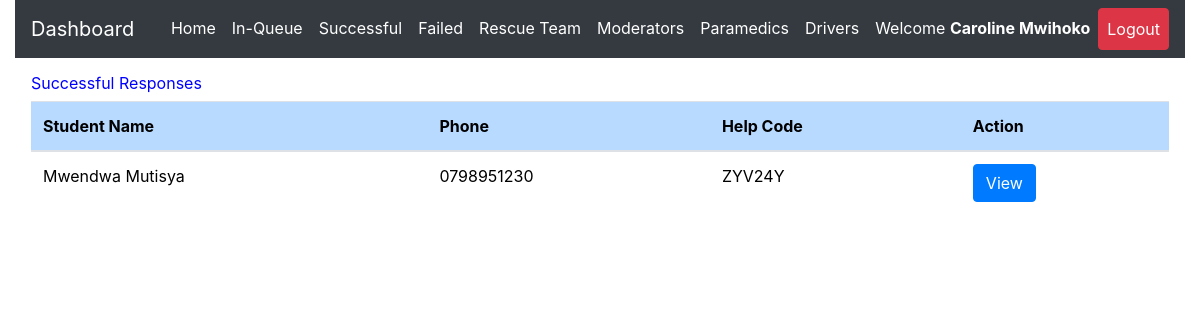
/admin/successful.php (signed in), run on an earlier commit of the app's database.
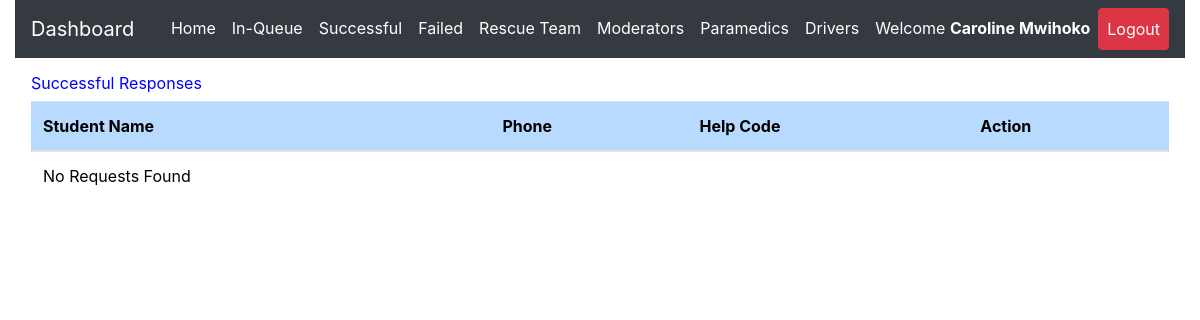
And on a later commit of the database.
### tables this page shows
CREATE TABLE `request_status` (
  `id` int(11) NOT NULL,
  `helpID` varchar(50) NOT NULL,
  `ip_address` varchar(100) NOT NULL,
  `request_latitude` varchar(50) NOT NULL,
  `request_longitude` varchar(50) NOT NULL,
  `status` varchar(50) DEFAULT 'Pending',
  `admNo` varchar(255) NOT NULL,
  `timestamp` datetime NOT NULL DEFAULT current_timestamp()
);

CREATE TABLE `student_details` (
  `regNum` varchar(255) NOT NULL,
  `firstname` varchar(255) NOT NULL,
  `lastname` varchar(255) NOT NULL,
  `emailaddress` varchar(255) NOT NULL,
  `phonenumber` varchar(15) NOT NULL,
  `password` varchar(255) NOT NULL,
  `date` datetime NOT NULL DEFAULT current_timestamp()
);

### admin/successful.php (the view, shortened to what this page needs)
<?php
include 'server.php';
?>
<!DOCTYPE html>
<html lang="en">
<?php include './includes/header.php'; ?>
  <body>
    <?php include './includes/navbar.php'; ?>
  <div class="row m-3">
    <div class="col-md-12">
<div class="table-responsive-lg">
    <table class="table" style='color:black; font-weight:normal'>
        <thead>
          <h6  style='color:blue; font-weight:normal'>
          Successful Responses</h6>
            <tr >
              <th scope="col" class="table-primary">Student Name</th>
              <th scope="col" class="table-primary">Phone</th>
              <th scope="col" class="table-primary">Help Code</th>
              <th scope="col" class="table-primary">Action</th>
            </tr>
          </thead>
          <tbody>
    <?php
    if($_SESSION['admin_id']){
        $data_fetch_query = "SELECT request_status.id, request_status.helpID,request_status.status,
        request_status.admNo,request_status.timestamp,student_details.regNum,student_details.regNum,
        student_details.firstname,student_details.lastname,student_details.phonenumber
        FROM request_status
        INNER JOIN student_details ON request_status.admNo = student_details.regNum  WHERE request_status.status ='Successful' order by request_status.timestamp DESC;";
        $data_result = mysqli_query($db, $data_fetch_query);
        if ($data_result->num_rows > 0){
            while($row = $data_result->fetch_assoc()) {
            $help_code=$row["helpID"];
        echo "<tr> <td>" .$row["firstname"]. " ".$row["lastname"]. "</td>";
        echo "<td>" .$row["phonenumber"]."</td>";
        echo "<td>" .$row["helpID"]."</td>";
        echo "<td>
        <form method ='POST' action='server.php'>
        <input  type='text' hidden name='help_code' value='$help_code'>
        <input type='submit' value='View' name='view-requests-being-attended-btn' class='btn btn-primary'>
        </form>
        </td> </tr>";
        }
        }else{
        echo "<td>"."No Requests Found"."</td>";
        }
        } else{
            echo "<td>"."No Data Found"."</td>";
        }
?>
          </tbody>
    </table>
  </div>
  </div>
</div>
  </body>
</html>

What changed in the data, as far as the page shows it:
removed request_status: admNo.firstname "Mwendwa", admNo.lastname "Mutisya", admNo.phonenumber "0798951230", helpID "ZYV24Y"
Also different on the page:
text now shown: "No Requests Found"
